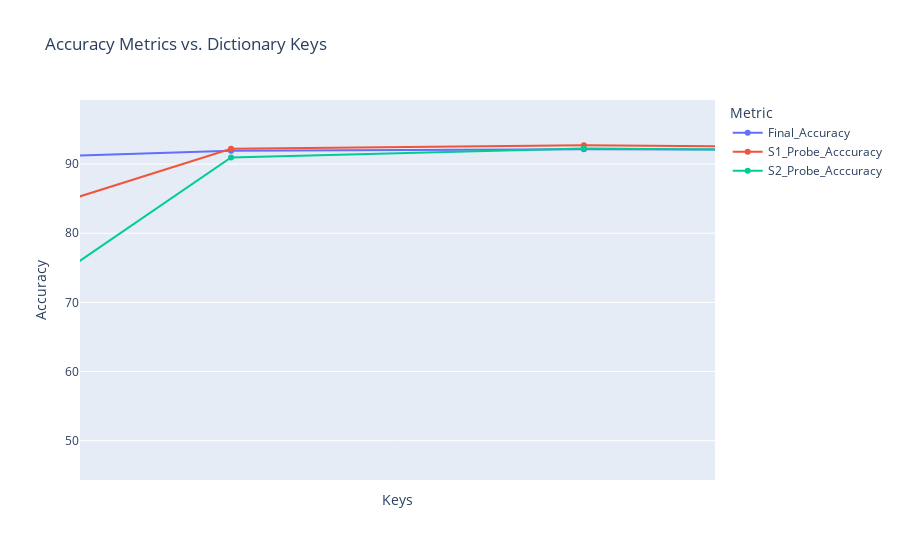

Write notebook code for a chart like this one.
### Code cell
# Create line plot with plotly.express
fig = px.line(
    df_long,
    x='Key',
    y='Value',
    color='Metric',
    title='Accuracy Metrics vs. Dictionary Keys',
    labels={'Key': 'Keys', 'Value': 'Accuracy', 'Metric': 'Metric'},
    markers=True  # Add markers to the lines
)

# Update layout for better visualization
fig.update_layout(
    yaxis=dict(range=[min(df_long['Value']) - 5, max(100, max(df_long['Value']) + 5)]),
    xaxis=dict(tickmode='linear'),  # Adjust if keys are non-numerical
    showlegend=True
)

# Show the plot
fig.show()

### Figure 1 — Plotly figure (JSON) as saved in the notebook; plotly's stock layout.template omitted (floating-point values rounded to 4 significant figures)
{"data": [{"hovertemplate": "Metric=Final_Accuracy<br>Keys=%{x}<br>Accuracy=%{y}<extra></extra>", "legendgroup": "Final_Accuracy", "line": {"color": "#636efa", "dash": "solid"}, "marker": {"symbol": "circle"}, "mode": "lines+markers", "name": "Final_Accuracy", "orientation": "v", "showlegend": true, "type": "scatter", "x": [0, 0.001, 0.002, 0.003, 0.004, 0.005, 0.006, 0.007, 0.008, 0.009, 0.01, 0.011, 0.012, 0.013, 0.014, 0.015, 0.016, 0.017, 0.018, 0.019, 0.02, 0.021, 0.022, 0.023, 0.024, 0.025, 0.026, 0.027, 0.028, 0.029, 0.03, 0.031, 0.032, 0.033, 0.034, 0.035, 0.036, 0.037, 0.038, 0.039, 0.04, 0.041, 0.042, 0.043, 0.044, 0.045, 0.046, 0.047, 0.048, 0.049, 0.05, 0.051], "xaxis": "x", "y": [91.11, 89.91, 91.74, 89.83, 91.17, 92.33, 92, 91.14, 91.99, 91.4, 92.64, 92.85, 92.4, 91.47, 90.34, 90.35, 91.95, 92.16, 92.03, 91.5, 91.39, 91.07, 92.07, 91.8, 91.2, 92.56, 91.99, 90.56, 91.13, 92.64, 91.68, 90.68, 90.71, 91.92, 92.25, 92.54, 90.38, 91.68, 92.15, 91.95, 92.44, 92, 91.9, 92.02, 91.4, 91.6, 91.73, 91.31, 91.21, 91.96, 88.99, 91.25], "yaxis": "y"}, {"hovertemplate": "Metric=S1_Probe_Acccuracy<br>Keys=%{x}<br>Accuracy=%{y}<extra></extra>", "legendgroup": "S1_Probe_Acccuracy", "line": {"color": "#EF553B", "dash": "solid"}, "marker": {"symbol": "circle"}, "mode": "lines+markers", "name": "S1_Probe_Acccuracy", "orientation": "v", "showlegend": true, "type": "scatter", "x": [0, 0.001, 0.002, 0.003, 0.004, 0.005, 0.006, 0.007, 0.008, 0.009, 0.01, 0.011, 0.012, 0.013, 0.014, 0.015, 0.016, 0.017, 0.018, 0.019, 0.02, 0.021, 0.022, 0.023, 0.024, 0.025, 0.026, 0.027, 0.028, 0.029, 0.03, 0.031, 0.032, 0.033, 0.034, 0.035, 0.036, 0.037, 0.038, 0.039, 0.04, 0.041, 0.042, 0.043, 0.044, 0.045, 0.046, 0.047, 0.048, 0.049, 0.05, 0.051], "xaxis": "x", "y": [91.4, 87.68, 91.53, 90.11, 90.57, 91.75, 92.29, 91.28, 91.53, 91.42, 91.16, 92.56, 89.52, 91.2, 83.37, 76.14, 92.23, 92.72, 91.94, 90.87, 91.36, 91.37, 92.15, 92.24, 91.73, 92.64, 91.94, 90.76, 90.84, 92.49, 91.59, 90.83, 89.9, 90.75, 92.42, 91.78, 54.72, 91.35, 92.21, 91.15, 92.94, 83.22, 91.71, 91.59, 91.14, 92.17, 91.12, 83.3, 91.27, 90.34, 75.73, 90.72], "yaxis": "y"}, {"hovertemplate": "Metric=S2_Probe_Acccuracy<br>Keys=%{x}<br>Accuracy=%{y}<extra></extra>", "legendgroup": "S2_Probe_Acccuracy", "line": {"color": "#00cc96", "dash": "solid"}, "marker": {"symbol": "circle"}, "mode": "lines+markers", "name": "S2_Probe_Acccuracy", "orientation": "v", "showlegend": true, "type": "scatter", "x": [0, 0.001, 0.002, 0.003, 0.004, 0.005, 0.006, 0.007, 0.008, 0.009, 0.01, 0.011, 0.012, 0.013, 0.014, 0.015, 0.016, 0.017, 0.018, 0.019, 0.02, 0.021, 0.022, 0.023, 0.024, 0.025, 0.026, 0.027, 0.028, 0.029, 0.03, 0.031, 0.032, 0.033, 0.034, 0.035, 0.036, 0.037, 0.038, 0.039, 0.04, 0.041, 0.042, 0.043, 0.044, 0.045, 0.046, 0.047, 0.048, 0.049, 0.05, 0.051], "xaxis": "x", "y": [90.68, 88.2, 88.36, 89.91, 89.97, 91.26, 92.07, 91.25, 90.72, 91.44, 90.85, 92.18, 89.1, 90.92, 68.02, 56.09, 90.96, 92.27, 91.89, 89.9, 91.24, 89.88, 92.21, 92.23, 91.03, 89.78, 90.79, 90.94, 90.98, 92.2, 91.67, 89.53, 88.25, 89.73, 92.41, 91.56, 45.76, 91.69, 91.61, 90.43, 92.51, 60.36, 88.38, 82.81, 89.81, 91.84, 90.56, 60.63, 90.96, 84.79, 65.99, 89.57], "yaxis": "y"}], "layout": {"autosize": true, "dragmode": "pan", "legend": {"title": {"text": "Metric"}, "tracegroupgap": 0}, "showlegend": true, "title": {"text": "Accuracy Metrics vs. Dictionary Keys"}, "xaxis": {"anchor": "y", "autorange": false, "domain": [0, 1], "range": [0.01557, 0.01737], "tickmode": "linear", "title": {"text": "Keys"}, "type": "linear"}, "yaxis": {"anchor": "x", "autorange": false, "domain": [0, 1], "range": [44.31, 99.28], "title": {"text": "Accuracy"}, "type": "linear"}}}
